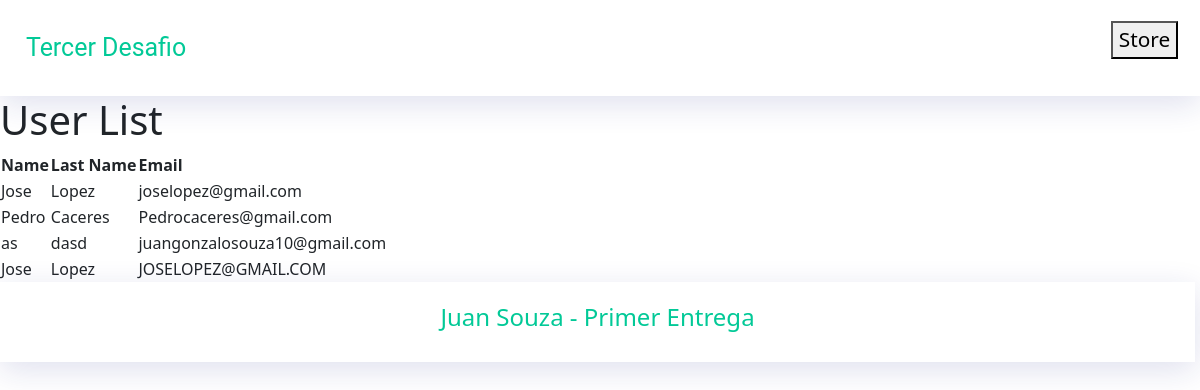
Before: /users/list/ with the older database file.
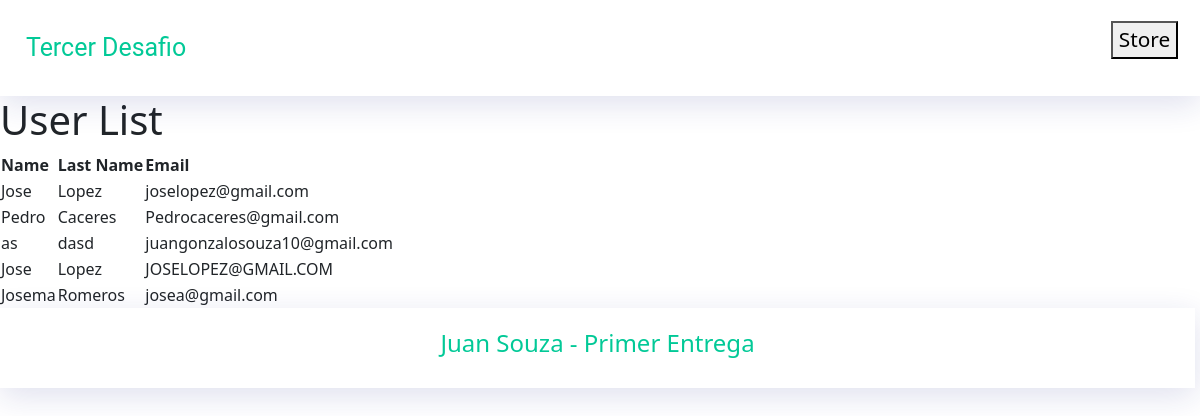
After: the same page with the newer database file.
### AppCoder/models.py (models this page shows, shortened)
class User(models.Model):
    name = models.CharField(max_length=40)
    last_name = models.CharField(max_length=40)
    email = models.EmailField(max_length=154)

### AppCoder/views.py (the view)
# urls.py: path('users/list/', user_list, name='user_list'),
def user_list(request):
    users = User.objects.all()
    return render(request, 'layout/views/users_list.html', {'users': users})

### AppCoder/templates/layout/views/users_list.html
{% extends 'layout/page.html' %}
{% block content %}
  <h1>User List</h1>
  <table>
    <thead>
      <tr>
        <th>Name</th>
        <th>Last Name</th>
        <th>Email</th>
      </tr>
    </thead>
    <tbody>
      {% for user in users %}
        <tr>
          <td>{{ user.name }}</td>
          <td>{{ user.last_name }}</td>
          <td>{{ user.email }}</td>
        </tr>
      {% empty %}
        <tr>
          <td colspan="4">No users found.</td>
        </tr>
      {% endfor %}
    </tbody>
  </table>
{% endblock %}

Changed rows visible on the page:
added User: name "Josema", last_name "Romeros", email "josea@gmail.com"
